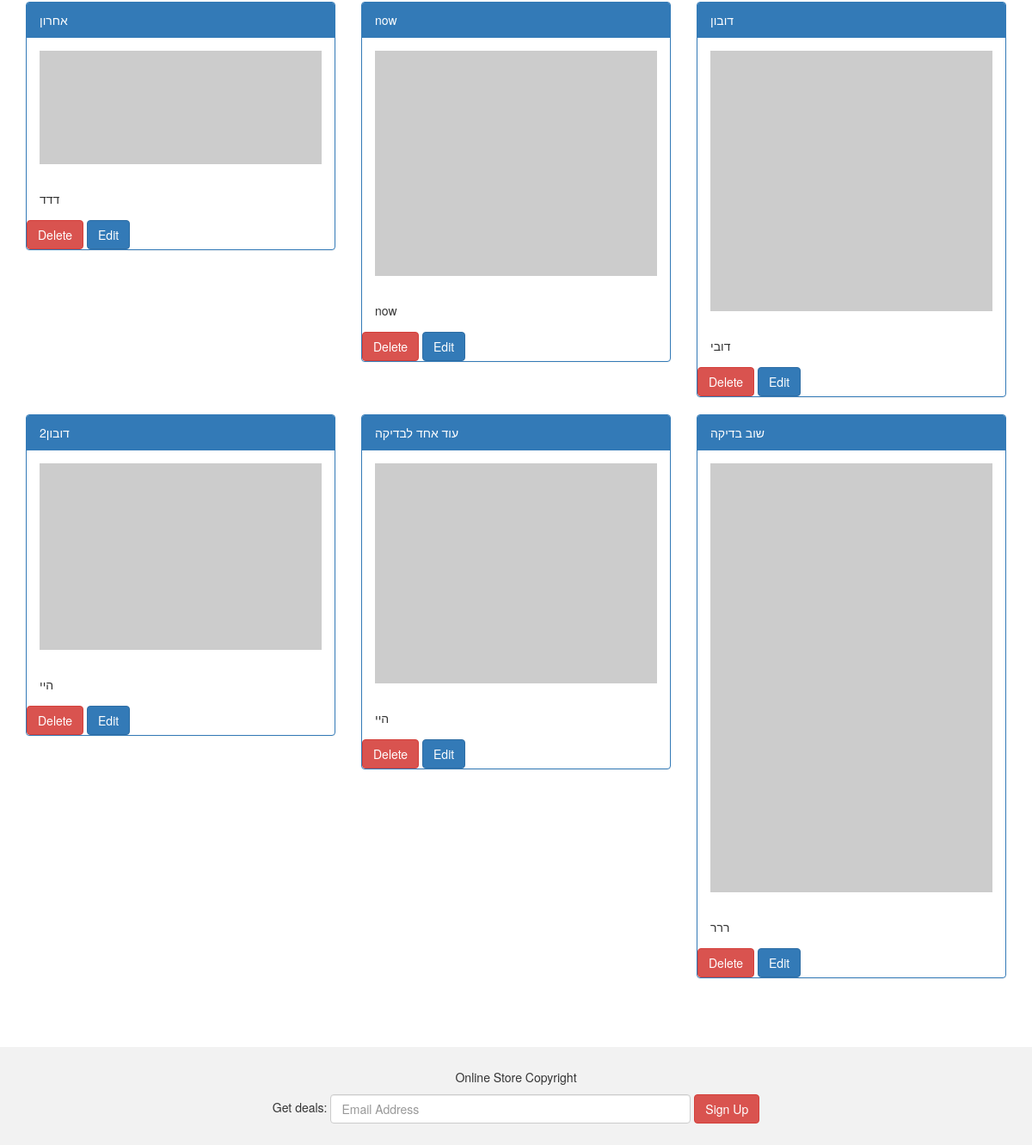
Before: / (lower part) with the older database file.
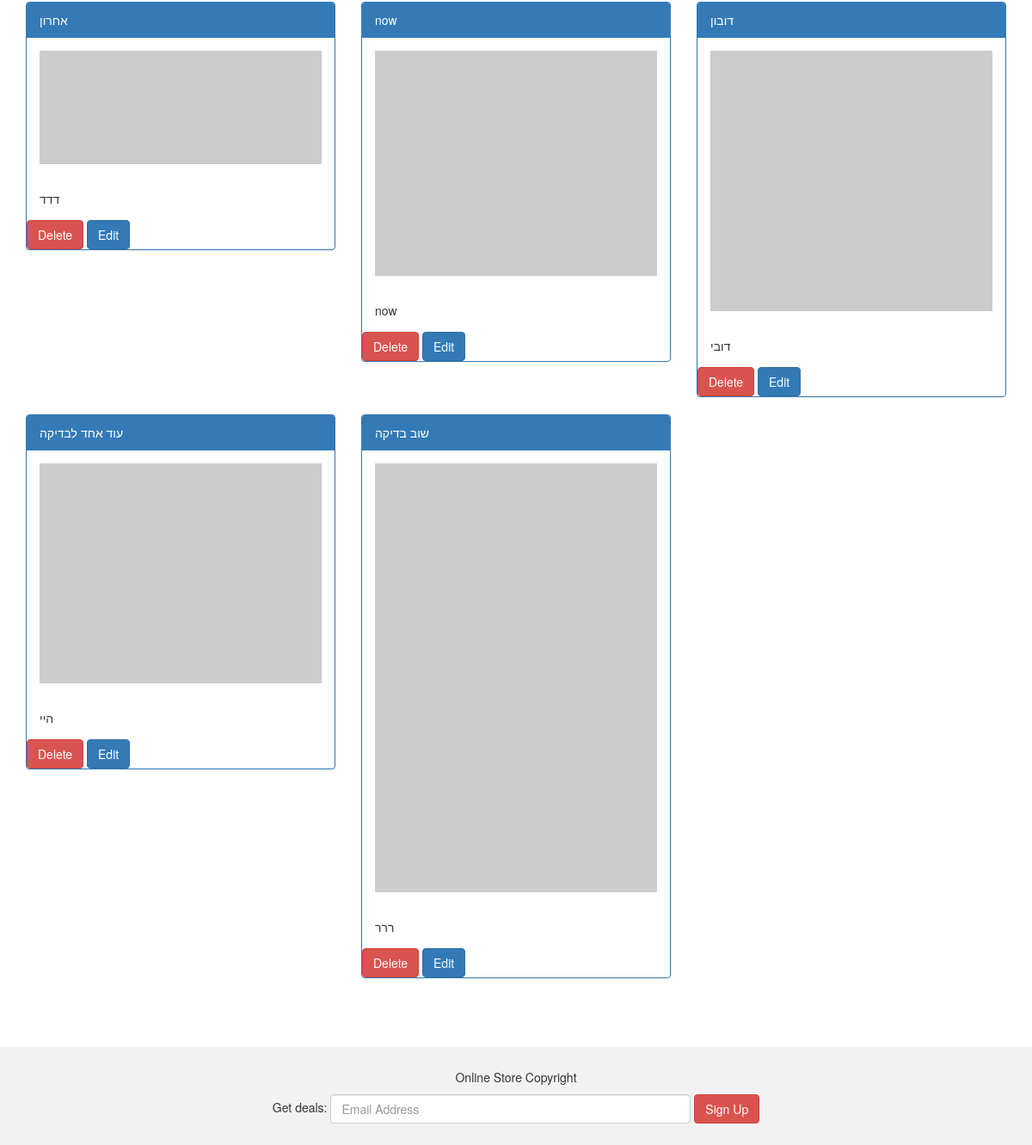
After: the same page with the newer database file.
### app.py (models this page shows)
class Article(db.Model):
   id = db.Column(db.Integer, primary_key=True)
   title = db.Column(db.String(80), unique=True, nullable=False)
   content = db.Column(db.String(800))
   image = db.Column(db.String(100))
   category = db.Column(db.String(50), nullable=False)

### app.py (the view)
@app.route("/")
@app.route("/<pg>")
def news(pg = ''):
   pks = Categorey.query.filter(Categorey.cat.ilike(pg)).all()
   if len(pks) > 0:
      articles = Article.query.filter(Article.category.ilike(pks[0].id)).all()
      return render_template("article.html", news=articles, cat=Categorey.query.all(), pg = pks[0].id)
   else:
      articles = Article.query.all()
      return render_template("article.html", news=articles, cat=Categorey.query.all(), pg = -1)

### templates/article.html (shortened to what this page needs)
{% extends "base.html" %}
{% block content %}
{% for article in news %}
<div class="col-sm-4">
    <div class="panel panel-primary">
        <div class="panel-heading">{{ article.title }}</div>
        <div class="panel-body"><img src="{{ article.image }}" class="img-responsive" style="width:100%" alt="Image">
        </div>
        <div class="panel-body">{{ article.content }}</div>
        <form method="POST" action="delete/{{ article.id }}">
            <input type="submit" value="Delete" class="btn btn-danger">
            <a href="article/{{ article.id }}" class="btn btn-primary">Edit</a>
        </form>
    </div>
</div>
{% endfor %}
{% endblock %}

### templates/base.html (shortened to what this page needs)
<!DOCTYPE html>
<html lang="en">
<head>
    <link rel="stylesheet" href="https://maxcdn.bootstrapcdn.com/bootstrap/3.4.1/css/bootstrap.min.css">
</head>
<body>
    <div class="container">
        <div class="row" id="articlerow">
            {% block content %}
            {% endblock %}
        </div>
    </div><br>
    <br><br>
    <footer class="container-fluid text-center">
        <p>Online Store Copyright</p>
        <form class="form-inline">Get deals:
            <input type="email" class="form-control" size="50" placeholder="Email Address">
            <button type="button" class="btn btn-danger">Sign Up</button>
        </form>
    </footer>
</body>
</html>

### templates/base.html (style rules this page uses)
footer { background-color: #f2f2f2; padding: 25px; }

Changed rows visible on the page:
removed Article: title "דובון2", content "היי"
